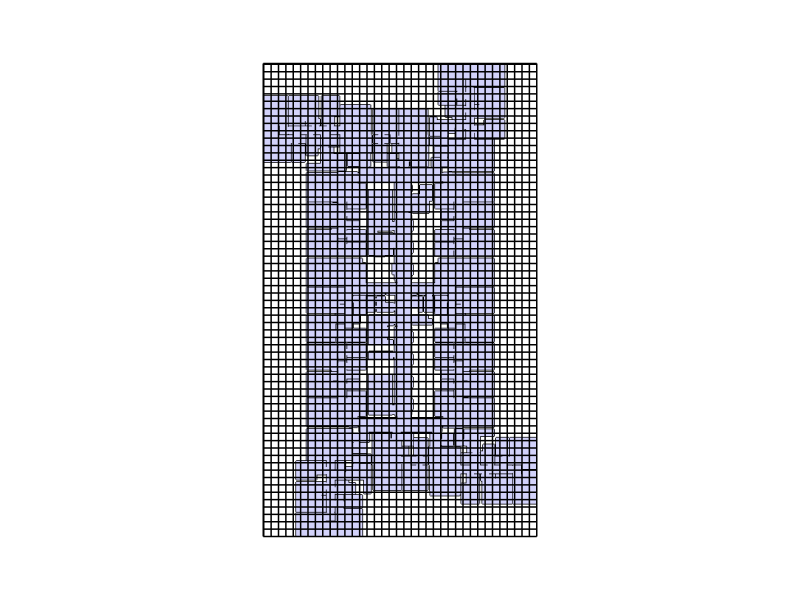

The cell this chart's notebook holds for it:
### Markdown cell above
## 10. Show Floor Plan + Grid

### Code cell
Topology.Show(gallery, grid,
              camera          = [0, 0, 6],
              faceColor       = [210, 210, 250],
              faceOpacity     = 1,
              edgeColor       = "black",
              edgeWidth       = 3,
              showVertices    = False,
              backgroundColor = "white",
              width           = 800,
              height          = 600,
              renderer        = renderer)

### Figure 1 — Plotly figure (JSON) as saved in the notebook; plotly's stock layout.template omitted (floating-point values rounded to 4 significant figures; data arrays with more than 128 entries replaced by an {"elided": "..."} marker saying what was removed)
{"data": [{"hoverinfo": "text", "hovertext": {"elided": "3768 str values"}, "legendgroup": "2", "legendrank": 2, "line": {"color": "#000000", "width": 3}, "mode": "lines", "name": "1: Untitled (Edges)", "showlegend": false, "type": "scatter3d", "x": {"elided": "3768 float values"}, "y": {"elided": "3768 float values"}, "z": {"elided": "3768 int values"}}, {"cmax": 1, "cmin": 0, "color": "#D2D2FA", "colorscale": [[0, "#440154"], [0.1111, "#482878"], [0.2222, "#3e4989"], [0.3333, "#31688e"], [0.4444, "#26828e"], [0.5556, "#1f9e89"], [0.6667, "#35b779"], [0.7778, "#6ece58"], [0.8889, "#b5de2b"], [1, "#fde725"]], "flatshading": true, "hoverinfo": "text", "hovertext": "", "i": {"elided": "1258 int values"}, "j": {"elided": "1258 int values"}, "k": {"elided": "1258 int values"}, "legendgroup": "3", "legendrank": 3, "lighting": {"facenormalsepsilon": 0}, "name": "1: Untitled (Faces)", "opacity": 1, "showlegend": false, "showscale": false, "text": "", "type": "mesh3d", "x": {"elided": "1256 float values"}, "y": {"elided": "1256 float values"}, "z": {"elided": "1256 int values"}}, {"hoverinfo": "text", "hovertext": {"elided": "315 str values"}, "legendgroup": "5", "legendrank": 5, "line": {"color": "#000000", "width": 3}, "mode": "lines", "name": "2: Untitled (Edges)", "showlegend": false, "type": "scatter3d", "x": {"elided": "315 float values"}, "y": {"elided": "315 float values"}, "z": {"elided": "315 int values"}}], "layout": {"autosize": true, "height": 600, "margin": {"b": 40, "l": 40, "r": 40, "t": 40}, "paper_bgcolor": "#FFFFFF", "plot_bgcolor": "#FFFFFF", "scene": {"aspectmode": "data", "camera": {"center": {"x": 0, "y": 0, "z": 0}, "eye": {"x": 0, "y": 0, "z": 6}, "projection": {"type": "perspective"}, "up": {"x": 0, "y": 0, "z": 1}}, "xaxis": {"visible": false}, "yaxis": {"visible": false}, "zaxis": {"visible": false}}, "showlegend": true, "width": 800, "xaxis": {"showgrid": false, "visible": false, "zeroline": false}, "yaxis": {"showgrid": false, "visible": false, "zeroline": false}}}
